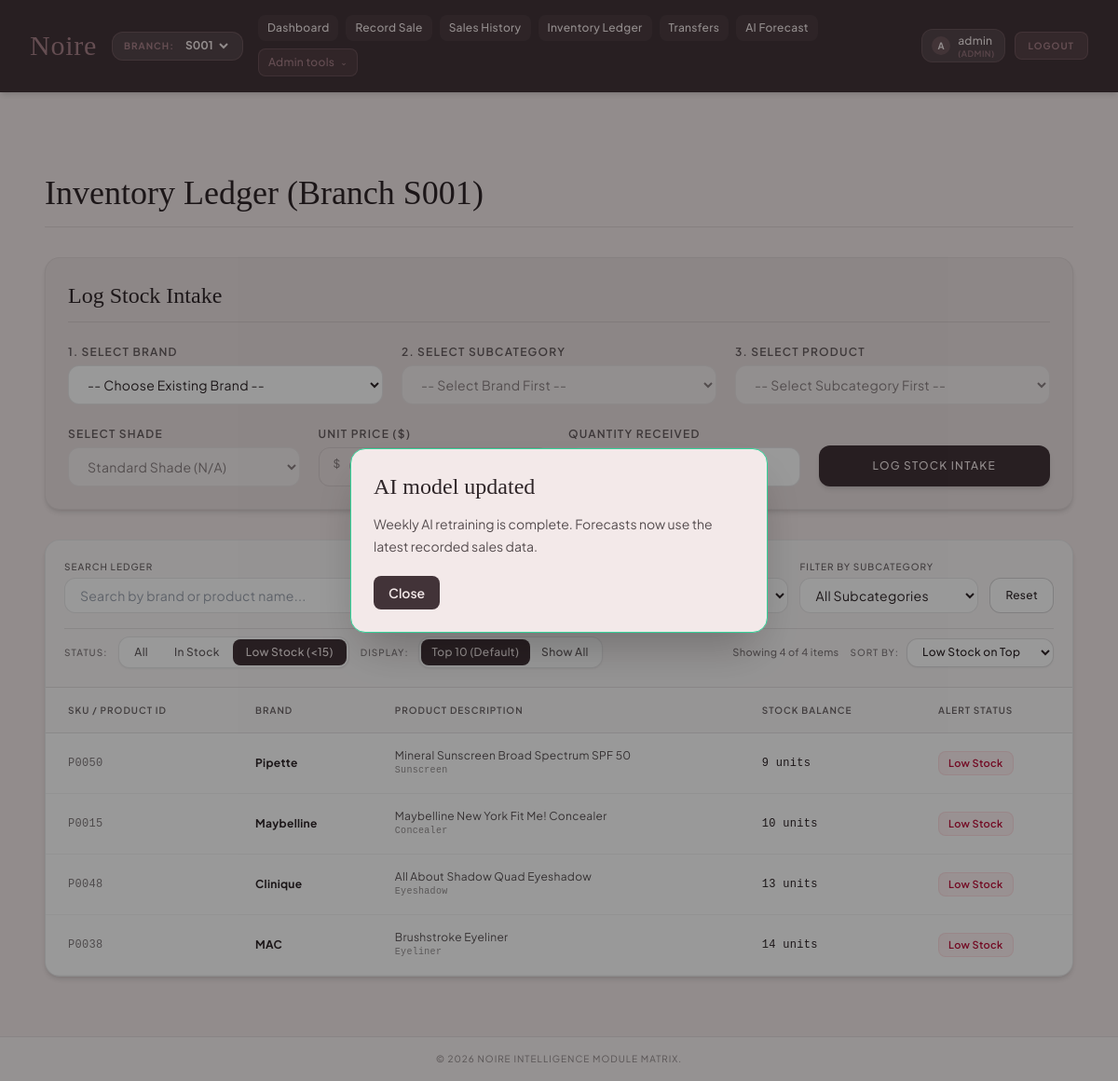
The page /inventory (signed in) on the database its author committed.
### tables this page shows
CREATE TABLE inventory (
            inventory_id INTEGER PRIMARY KEY AUTOINCREMENT,
            branch_id TEXT NOT NULL REFERENCES branches(branch_id) ON UPDATE CASCADE,
            product_id TEXT NOT NULL REFERENCES products(product_id) ON UPDATE CASCADE,
            stock INTEGER NOT NULL DEFAULT 0 CHECK(stock >= 0),
            last_updated DATETIME DEFAULT CURRENT_TIMESTAMP,
            UNIQUE(branch_id, product_id)
        );

CREATE TABLE products (
            product_id TEXT PRIMARY KEY,
            brand_id INTEGER NOT NULL REFERENCES brands(brand_id),
            subcategory_id INTEGER NOT NULL REFERENCES subcategories(subcategory_id),
            product_name TEXT NOT NULL,
            base_price REAL NOT NULL DEFAULT 0.0 CHECK(base_price >= 0),
            created_at DATETIME DEFAULT CURRENT_TIMESTAMP
        );

CREATE TABLE brands (
            brand_id INTEGER PRIMARY KEY AUTOINCREMENT,
            brand_name TEXT UNIQUE NOT NULL
        );

CREATE TABLE subcategories (
            subcategory_id INTEGER PRIMARY KEY AUTOINCREMENT,
            category_id INTEGER NOT NULL REFERENCES categories(category_id),
            subcategory_name TEXT NOT NULL,
            UNIQUE(category_id, subcategory_name)
        );

### app.py (the view, shortened to what this page needs)
@app.route('/inventory', methods=['GET', 'POST'])
@login_required
def inventory_view():
    current_branch = session.get('branch', 'S001')
    inventory_items = db_load_inventory(branch=current_branch)
    catalog_map = {}
    all_subcategories = set()
    for item in inventory_items:
        b_name = item['brand']
        p_name = item['product_name']
        subcat = item['subcategory']
        if subcat: all_subcategories.add(subcat)
        if b_name and p_name:
            if b_name not in catalog_map: catalog_map[b_name] = []
            if not any(i['name'] == p_name for i in catalog_map[b_name]):
                catalog_map[b_name].append({'name': p_name, 'price': item['price']})
    return render_template(
        'inventory.html',
        inventory_items=inventory_items,
        brands=sorted(list(catalog_map.keys())),
        subcategories=sorted(list(all_subcategories)),
        catalog_map=catalog_map,
        current_branch=current_branch
    )

### app.py (called while the page is built)
@app.context_processor
def inject_active_branches():
    try:
        with get_db() as conn:
            rows = conn.execute(
                "SELECT branch_id FROM branches WHERE is_active = 1 ORDER BY branch_id;"
            ).fetchall()
        return {'active_branches': [{'branch_id': r['branch_id']} for r in rows]}
    except Exception:
        return {'active_branches': [{'branch_id': b} for b in ['S001', 'S002', 'S003', 'S004', 'S005']]}

def login_required(f):
    @wraps(f)
    def decorated_function(*args, **kwargs):
        if 'username' not in session:
            flash('Session expired or unauthenticated. Please log in.')
            return redirect(url_for('login'))
        return f(*args, **kwargs)
    return decorated_function

### src/database.py (called while the page is built)
def get_db_path():
    return os.environ.get('TEST_DB_PATH', os.path.join(PROJECT_ROOT, 'data', 'noire_retail.db'))

@contextmanager
def get_db(db_path=None):
    if db_path is None:
        db_path = get_db_path()
    os.makedirs(os.path.dirname(db_path), exist_ok=True)
    conn = sqlite3.connect(db_path, timeout=30.0)
    conn.row_factory = sqlite3.Row
    conn.execute("PRAGMA foreign_keys = ON;")
    conn.execute("PRAGMA journal_mode = WAL;")
    try:
        yield conn
        conn.commit()
    except Exception:
        conn.rollback()
        raise
    finally:
        conn.close()

### templates/inventory.html (shortened to what this page needs)
{% extends "base.html" %}
{% block content %}
<div class="max-w-7xl mx-auto px-4 py-8 space-y-8">
    <div class="border-b border-noireText/10 pb-4">
        <h2 class="text-4xl text-noireText font-serif">Inventory Ledger (Branch {{ current_branch }})</h2>
    </div>
    <div class="bg-parchment p-6 rounded-2xl border border-noireText/5 shadow-md">
        <div class="border-b border-noireText/10 pb-3 mb-6">
            <h3 class="text-2xl text-noireText font-serif">Log Stock Intake</h3>
        </div>
        <form action="{{ url_for('inventory_view') }}" method="POST" class="space-y-6">
            <div class="grid grid-cols-1 md:grid-cols-3 gap-5 text-xs tracking-wide">
                <div class="flex flex-col gap-1.5">
                    <label class="block font-semibold uppercase text-noireText/70 tracking-widest">1. Select Brand</label>
                    <select id="brand_select" name="brand" onchange="handleBrandChange()" required class="w-full px-4 py-2.5 rounded-xl bg-white border border-noireText/10 text-noireText focus:outline-none focus:border-dustyRose focus:ring-1 focus:ring-dustyRose transition-all text-sm">
                        <option value="" disabled selected>-- Choose Existing Brand --</option>
                    </select>
                </div>
                <div class="flex flex-col gap-1.5">
                    <label class="block font-semibold uppercase text-noireText/70 tracking-widest">2. Select Subcategory</label>
                    <select id="subcategory_select" name="subcategory" onchange="handleSubcategoryChange()" required disabled class="w-full px-4 py-2.5 rounded-xl bg-white border border-noireText/10 text-noireText focus:outline-none focus:border-dustyRose focus:ring-1 focus:ring-dustyRose transition-all text-sm disabled:opacity-50 capitalize">
                        <option value="" disabled selected>-- Select Brand First --</option>
                    </select>
                </div>
                <div class="flex flex-col gap-1.5">
                    <label class="block font-semibold uppercase text-noireText/70 tracking-widest">3. Select Product</label>
                    <select id="product_select" name="product" onchange="handleProductChange()" required disabled class="w-full px-4 py-2.5 rounded-xl bg-white border border-noireText/10 text-noireText focus:outline-none focus:border-dustyRose focus:ring-1 focus:ring-dustyRose transition-all text-sm disabled:opacity-50">
                        <option value="" disabled selected>-- Select Subcategory First --</option>
                    </select>
                </div>
            </div>
            <div class="grid grid-cols-1 md:grid-cols-4 gap-5 text-xs tracking-wide items-end">
                <div class="flex flex-col gap-1.5">
                    <label class="block font-semibold uppercase text-noireText/70 tracking-widest">Select Shade</label>
                    <select id="shade_select" name="shade" disabled class="w-full px-4 py-2.5 rounded-xl bg-white border border-noireText/10 text-noireText focus:outline-none focus:border-dustyRose focus:ring-1 focus:ring-dustyRose transition-all text-sm disabled:opacity-50">
                        <option value="Default" selected>Standard Shade (N/A)</option>
                    </select>
                </div>
                <div class="flex flex-col gap-1.5">
                    <label class="block font-semibold uppercase text-noireText/70 tracking-widest">Unit Price ($)</label>
                    <div class="relative">
                        <span class="absolute left-4 top-2.5 text-noireText/50 font-medium">$</span>
                    </div>
                </div>
                <div class="flex flex-col gap-1.5">
                    <label class="block font-semibold uppercase text-noireText/70 tracking-widest">Quantity Received</label>
                </div>
                <div>
                    <button type="submit" class="w-full px-8 py-3 bg-deepWine hover:bg-noireText text-velvet font-medium uppercase tracking-widest text-xs rounded-xl transition-all shadow-md h-[44px]">Log Stock Intake</button>
                </div>
            </div>
        </form>
    </div>
    <div class="bg-white rounded-2xl border border-noireText/10 shadow-md overflow-hidden">
        <div class="p-5 border-b border-noireText/10 bg-parchment/30 space-y-4 text-xs tracking-wide">
            <div class="flex flex-col md:flex-row gap-3 items-stretch md:items-end">
                <div class="flex-grow flex flex-col gap-1">
                    <label for="table_search" class="font-medium uppercase text-noireText/70 tracking-widest text-[10px]">Search Ledger</label>
                    <div class="relative">
                        <input type="text" id="table_search" placeholder="Search by brand or product name..." class="w-full px-4 py-2 rounded-xl bg-white border border-noireText/10 text-noireText focus:outline-none focus:border-dustyRose focus:ring-1 focus:ring-dustyRose transition-all text-sm">
                    </div>
                </div>
                <div class="w-full md:w-48 flex flex-col gap-1">
                    <label for="table_filter_brand" class="font-medium uppercase text-noireText/70 tracking-widest text-[10px]">Filter by Brand</label>
                </div>
                <div class="w-full md:w-48 flex flex-col gap-1">
                    <label for="table_filter_subcat" class="font-medium uppercase text-noireText/70 tracking-widest text-[10px]">Filter by Subcategory</label>
                    <select id="table_filter_subcat" class="w-full px-3 py-2 rounded-xl bg-white border border-noireText/10 text-noireText focus:outline-none focus:border-dustyRose focus:ring-1 focus:ring-dustyRose transition-all text-sm capitalize">
                        <option value="">All Subcategories</option>
                    </select>
                </div>
                <button id="clear_filters" type="button" class="px-4 py-2 bg-white hover:bg-velvet/40 border border-noireText/20 hover:border-noireText/40 rounded-xl text-noireText transition-all font-medium text-xs flex items-center justify-center gap-1.5 h-[38px] shrink-0">
                    Reset
                </button>
            </div>
            <div class="flex flex-col md:flex-row gap-3 md:items-center justify-between pt-2 border-t border-noireText/10">
                <div class="flex flex-wrap items-center gap-3">
                    <div class="flex items-center gap-2">
                        <span class="font-medium uppercase text-noireText/60 tracking-widest text-[10px] hidden sm:inline-block mr-1">Status:</span>
                        <div class="inline-flex rounded-xl border border-noireText/10 overflow-hidden bg-white p-0.5 h-[34px] shadow-sm">
                            <button type="button" data-status="" class="status-tab py-1 px-3.5 rounded-lg text-center transition-all font-medium text-xs hover:bg-velvet/50 text-noireText/75">
                                All
                            </button>
                            <button type="button" data-status="in-stock" class="status-tab py-1 px-3.5 rounded-lg text-center transition-all font-medium text-xs hover:bg-velvet/50 text-noireText/75">
                                In Stock
                            </button>
                            <button type="button" data-status="low" class="status-tab py-1 px-3.5 rounded-lg text-center transition-all font-medium text-xs bg-deepWine text-velvet">
                                Low Stock (&lt;15)
                            </button>
                        </div>
                    </div>
                    <div class="flex items-center gap-1.5">
                        <span class="font-medium uppercase text-noireText/60 tracking-widest text-[10px] hidden sm:inline-block mr-1">Display:</span>
                        <div class="inline-flex rounded-xl border border-noireText/10 overflow-hidden bg-white p-0.5 h-[34px] shadow-sm text-xs">
                            <button type="button" id="invLimit10Btn" onclick="setInventoryLimit(10)" class="inv-limit-tab py-1 px-3 rounded-lg font-medium transition-all bg-deepWine text-velvet">
                                Top 10 (Default)
                            </button>
                            <button type="button" id="invLimitAllBtn" onclick="setInventoryLimit('all')" class="inv-limit-tab py-1 px-3 rounded-lg font-medium transition-all hover:bg-velvet/50 text-noireText/75">
                                Show All
                            </button>
                        </div>
                    </div>
                </div>
                <div class="flex items-center gap-3 self-start md:self-auto">
                    <span id="inventoryMatchCount" class="text-[11px] text-noireText/60 font-medium hidden sm:inline">
                    </span>
                    <div class="flex items-center gap-2">
                        <label for="table_sort" class="font-medium uppercase text-noireText/60 tracking-widest text-[10px] shrink-0">Sort By:</label>
                        <select id="table_sort" class="px-3 py-1.5 rounded-xl bg-white border border-noireText/15 text-noireText focus:outline-none focus:border-dustyRose focus:ring-1 focus:ring-dustyRose transition-all text-xs font-medium cursor-pointer shadow-sm">
                            <option value="stock-asc">Low Stock on Top</option>
                        </select>
                    </div>
                </div>
            </div>
        </div>
        <div class="overflow-x-auto w-full">
            <table class="w-full text-left text-xs tracking-wide border-collapse min-w-[600px]">
                <thead>
                    <tr class="bg-parchment/20 border-b border-noireText/10 text-noireText/70 uppercase text-[10px] tracking-widest">
                        <th class="py-4 px-6 font-semibold">SKU / Product ID</th>
                        <th class="py-4 px-6 font-semibold">Brand</th>
                        <th class="py-4 px-6 font-semibold">Product Description</th>
                        <th class="py-4 px-6 font-semibold">Stock Balance</th>
                        <th class="py-4 px-6 font-semibold">Alert Status</th>
                    </tr>
                </thead>
                <tbody id="inventory_table_body">
                    {% for item in inventory_items %}
                    {% set item_status = 'low' if item.stock|int < 15 else 'in-stock' %}
                    <tr class="inventory-row border-b border-noireText/5 hover:bg-velvet/20 transition-colors"
                        data-brand="{{ item.brand }}"
                        data-subcategory="{{ (item.subcategory or '')|lower }}"
                        data-product="{{ item.product_name }}"
                        data-status="{{ item_status }}"
                        data-stock="{{ item.stock }}"
                        data-price="{{ item.price }}"
                        data-updated="{{ item.last_updated or '' }}"
                        data-id="{{ item.inventory_id or loop.index }}">
                        <td class="py-4 px-6 font-mono text-noireText/60">{{ item.product_id or 'P0000' }}</td>
                        <td class="py-4 px-6 font-bold text-noireText">{{ item.brand }}</td>
                        <td class="py-4 px-6 text-noireText/80">
                            {{ item.product_name }}
                            {% if item.subcategory %}
                            <span class="block text-[10px] text-noireText/50 font-mono capitalize">{{ item.subcategory }}</span>
                            {% endif %}
                        </td>
                        <td class="py-4 px-6 font-mono font-medium text-noireText">{{ item.stock }} units</td>
                        <td class="py-4 px-6">
                            {% if item.stock|int < 15 %}
                                <span class="text-rose-700 bg-rose-50 px-2.5 py-1 rounded-lg text-[11px] font-semibold inline-block border border-rose-200/50">Low Stock</span>
                            {% else %}
                                <span class="text-emerald-700 bg-emerald-50 px-2.5 py-1 rounded-lg text-[11px] font-semibold inline-block border border-emerald-200/50">In Stock</span>
                            {% endif %}
                        </td>
                    </tr>
                    {% else %}
                    <tr>
                        <td colspan="5" class="py-8 text-center text-noireText/40 italic text-sm">
                            No stock ledger records found for Branch {{ current_branch }}.
                        </td>
                    </tr>
                    {% endfor %}
                </tbody>
            </table>
        </div>
    </div>
</div>
{% endblock %}

### templates/base.html (style rules this page uses)
body { font-family: 'Plus Jakarta Sans', 'Space Grotesk', sans-serif; background-color: #f3e9e9; color: #2e2528; }
h1, h2, h3, .brand-font { font-family: 'Cormorant Garamond', serif; font-weight: 600; }

### rows shown on the page
inventory: product_id "P0050", brand "Pipette", product_name "Mineral Sunscreen Broad Spectrum SPF 50", subcategory "Sunscreen", stock "9", shows "Low Stock"
inventory: product_id "P0048", brand "Clinique", product_name "All About Shadow Quad Eyeshadow", subcategory "Eyeshadow", stock "13", shows "Low Stock"
inventory: product_id "P0015", brand "Maybelline", product_name "Maybelline New York Fit Me! Concealer", subcategory "Concealer", stock "10", shows "Low Stock"
inventory: product_id "P0038", brand "MAC", product_name "Brushstroke Eyeliner", subcategory "Eyeliner", stock "14", shows "Low Stock"

### other values the page prints
{{ session.get('username', 'G')[:1] }} "A"
{{ session.get('username', 'Guest') }} "admin"
{{ session.get('role', 'staff') }} "ADMIN"
{{ current_branch }} "S001"
form field value "S001"
